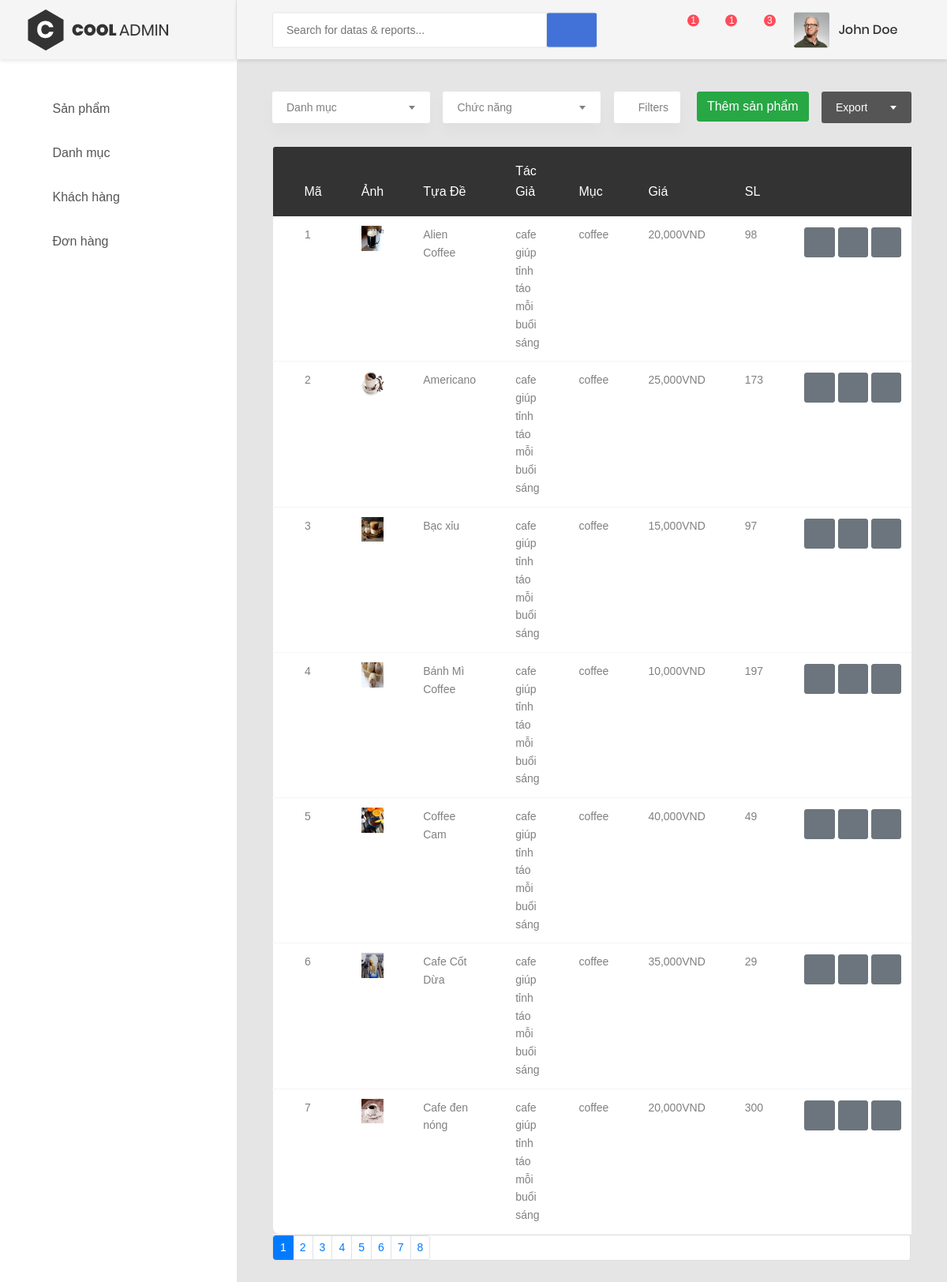
The app's page /admin/index.php with its own data.
### tables this page shows
CREATE TABLE `products` (
  `id` int(255) UNSIGNED NOT NULL,
  `img` varchar(255) NOT NULL,
  `title` varchar(255) NOT NULL,
  `summary` varchar(255) NOT NULL,
  `casebook` varchar(255) NOT NULL,
  `price` int(255) NOT NULL,
  `amount` int(255) NOT NULL,
  `love` int(255) NOT NULL,
  `count_buying` int(255) NOT NULL
);

### PHP/code.php (called while the page is built, shortened)
<?php
function getAllProduct($numpage)
{
    global $conn;
    $sql = "SELECT * FROM products LIMIT $numpage,7";
    return $conn->query($sql);
}
function getAllProductNoNumpage()
{
    global $conn;
    $sql = "SELECT * FROM products";
    return $conn->query($sql);
}

### admin/page/product.php (the view, shortened to what this page needs)
<div class="table-data__tool">
    <div class="table-data__tool-left">
        <div class="rs-select2--light rs-select2--md" style="width: 200px;">
        </div>
        <div class="rs-select2--light rs-select2--sm" style="width: 200px;">
        </div>
        <button class="au-btn-filter">
            <i class="zmdi zmdi-filter-list"></i>filters</button>
    </div>
    <div class="table-data__tool-right">
        <button type="button" class="btn btn-success mb-1" data-toggle="modal" data-target="#addNewProduct">
            Thêm sản phẩm
        </button>
        <div class="rs-select2--dark rs-select2--sm rs-select2--dark2">
        </div>
    </div>
</div>
<div class="table-responsive m-b-40">
    <table class="table table-borderless table-data3">
        <thead>
            <tr>
                <th>Mã</th>
                <th>Ảnh</th>
                <th>Tựa đề</th>
                <th>Tác giả</th>
                <th>Mục</th>
                <th>Giá</th>
                <th>SL</th>
                <th></th>
            </tr>
        </thead>
        <tbody id="table_product">
            <?php
            $result = getAllProduct(0);
            while ($row = $result->fetch_assoc()) {
                ?>
            <tr id="tr<?php echo $row['id'] ?>">
                <td><?php echo $row['id'] ?></td>
                <td><img src="../public/<?php echo $row['img'] ?>" alt=""></td>
                <td><?php echo $row['title'] ?></td>
                <td><?php echo $row['summary'] ?></td>
                <td><?php echo $row['casebook'] ?></td>
                <td><?php echo number_format($row['price']) ?>VND</td>
                <td><?php echo $row['amount'] ?></td>
                <td>
                    <div class="table-data-feature">
                        <button onclick="updateProduct(<?php echo $row['id'] ?>)" style="margin:2px;" type="button" class="btn btn-secondary  mb-1" data-toggle="modal" data-target="#updateProduct">
                            <i class="zmdi zmdi-edit"></i>
                        </button>
                        <button style="margin:2px;" class="btn btn-secondary  mb-1" data-toggle="tooltip" data-placement="top" onclick="deleteProduct(<?php echo $row['id'] ?>)" title="Delete">
                            <i class="zmdi zmdi-delete"></i>
                        </button>
                        <button style="margin:2px;" type="button" class="btn btn-secondary  mb-1" data-toggle="modal" data-target="#moreProduct" onclick="moreProduct(<?php echo $row['id'] ?>)">
                            <i class="zmdi zmdi-more"></i>
                        </button>
                    </div>
                </td>
            </tr>
            <?php
        }
        ?>
        </tbody>
    </table>
    <div class="card">
        <div id="pagination">
            <nav aria-label="...">
                <ul class="pagination pagination-sm">
                    <?php
                    $result = getAllProductNoNumpage();
                    $numpage = ceil($result->num_rows / 7);
                    for ($i = 1; $i <= $numpage; $i++) {
                        $pos = ($i - 1) * 7;
                        ?>
                    <li class="page-item <?php if ($i == 1) echo "active" ?>">
                        <button class="page-link" type="button" onclick="getProduct(<?php echo $pos ?>,<?php echo $i ?>)"><?php echo $i ?></button>
                    </li>
                    <?php
                } ?>
                </ul>
            </nav>
        </div>
    </div>
</div>

### records on screen
products: id "1", img (picture), title "Alien Coffee", summary "cafe giúp tỉnh táo mỗi buổi sáng", casebook "coffee", price "20,000", amount "98"
products: id "2", img (picture), title "Americano", summary "cafe giúp tỉnh táo mỗi buổi sáng", casebook "coffee", price "25,000", amount "173"
products: id "3", img (picture), title "Bạc xỉu", summary "cafe giúp tỉnh táo mỗi buổi sáng", casebook "coffee", price "15,000", amount "97"
products: id "4", img (picture), title "Bánh Mì Coffee", summary "cafe giúp tỉnh táo mỗi buổi sáng", casebook "coffee", price "10,000", amount "197"
products: id "5", img (picture), title "Coffee Cam", summary "cafe giúp tỉnh táo mỗi buổi sáng", casebook "coffee", price "40,000", amount "49"
products: id "6", img (picture), title "Cafe Cốt Dừa", summary "cafe giúp tỉnh táo mỗi buổi sáng", casebook "coffee", price "35,000", amount "29"
products: id "7", img (picture), title "Cafe đen nóng", summary "cafe giúp tỉnh táo mỗi buổi sáng", casebook "coffee", price "20,000", amount "300"
